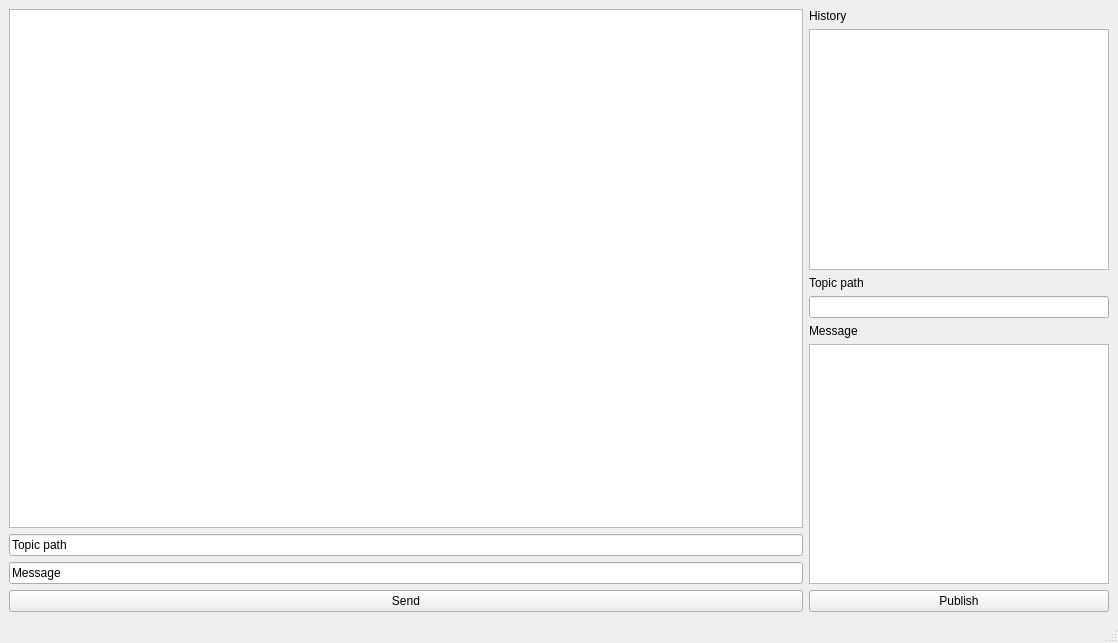
<?xml version="1.0" encoding="UTF-8"?>
<ui version="4.0">
 <class>MainWindow</class>
 <widget class="QMainWindow" name="MainWindow">
  <property name="geometry">
   <rect>
    <x>0</x>
    <y>0</y>
    <width>1118</width>
    <height>643</height>
   </rect>
  </property>
  <property name="windowTitle">
   <string>MainWindow</string>
  </property>
  <widget class="QWidget" name="centralwidget">
   <layout class="QVBoxLayout" name="verticalLayout_2">
    <item>
     <layout class="QHBoxLayout" name="horizontalLayout">
      <property name="topMargin">
       <number>0</number>
      </property>
      <item>
       <layout class="QVBoxLayout" name="tree">
        <property name="leftMargin">
         <number>0</number>
        </property>
        <item>
         <widget class="QTreeView" name="messageList">
          <property name="sizeAdjustPolicy">
           <enum>QAbstractScrollArea::AdjustToContentsOnFirstShow</enum>
          </property>
          <attribute name="headerCascadingSectionResizes">
           <bool>true</bool>
          </attribute>
         </widget>
        </item>
        <item>
         <widget class="QLineEdit" name="topic">
          <property name="text">
           <string>Topic path</string>
          </property>
         </widget>
        </item>
        <item>
         <widget class="QLineEdit" name="message">
          <property name="text">
           <string>Message</string>
          </property>
         </widget>
        </item>
        <item>
         <widget class="QPushButton" name="pushButton_3">
          <property name="text">
           <string>Send</string>
          </property>
         </widget>
        </item>
       </layout>
      </item>
      <item>
       <layout class="QVBoxLayout" name="verticalLayout_5">
        <property name="leftMargin">
         <number>0</number>
        </property>
        <item>
         <widget class="QLabel" name="label">
          <property name="text">
           <string>History</string>
          </property>
         </widget>
        </item>
        <item>
         <widget class="QListWidget" name="listWidget">
          <property name="sizePolicy">
           <sizepolicy hsizetype="Preferred" vsizetype="Expanding">
            <horstretch>0</horstretch>
            <verstretch>0</verstretch>
           </sizepolicy>
          </property>
          <property name="minimumSize">
           <size>
            <width>300</width>
            <height>0</height>
           </size>
          </property>
          <property name="maximumSize">
           <size>
            <width>100</width>
            <height>16777215</height>
           </size>
          </property>
         </widget>
        </item>
        <item>
         <widget class="QLabel" name="label_2">
          <property name="text">
           <string>Topic path</string>
          </property>
         </widget>
        </item>
        <item>
         <widget class="QLineEdit" name="path">
          <property name="sizePolicy">
           <sizepolicy hsizetype="Minimum" vsizetype="Fixed">
            <horstretch>0</horstretch>
            <verstretch>0</verstretch>
           </sizepolicy>
          </property>
         </widget>
        </item>
        <item>
         <widget class="QLabel" name="label_3">
          <property name="text">
           <string>Message</string>
          </property>
         </widget>
        </item>
        <item>
         <widget class="QPlainTextEdit" name="msg_to_publish">
          <property name="sizePolicy">
           <sizepolicy hsizetype="Minimum" vsizetype="Expanding">
            <horstretch>0</horstretch>
            <verstretch>0</verstretch>
           </sizepolicy>
          </property>
         </widget>
        </item>
        <item>
         <widget class="QPushButton" name="pushButton">
          <property name="text">
           <string>Publish</string>
          </property>
         </widget>
        </item>
       </layout>
      </item>
     </layout>
    </item>
   </layout>
  </widget>
  <widget class="QMenuBar" name="menubar">
   <property name="geometry">
    <rect>
     <x>0</x>
     <y>0</y>
     <width>1118</width>
     <height>22</height>
    </rect>
   </property>
  </widget>
  <widget class="QStatusBar" name="statusbar"/>
 </widget>
 <resources/>
 <connections/>
</ui>
